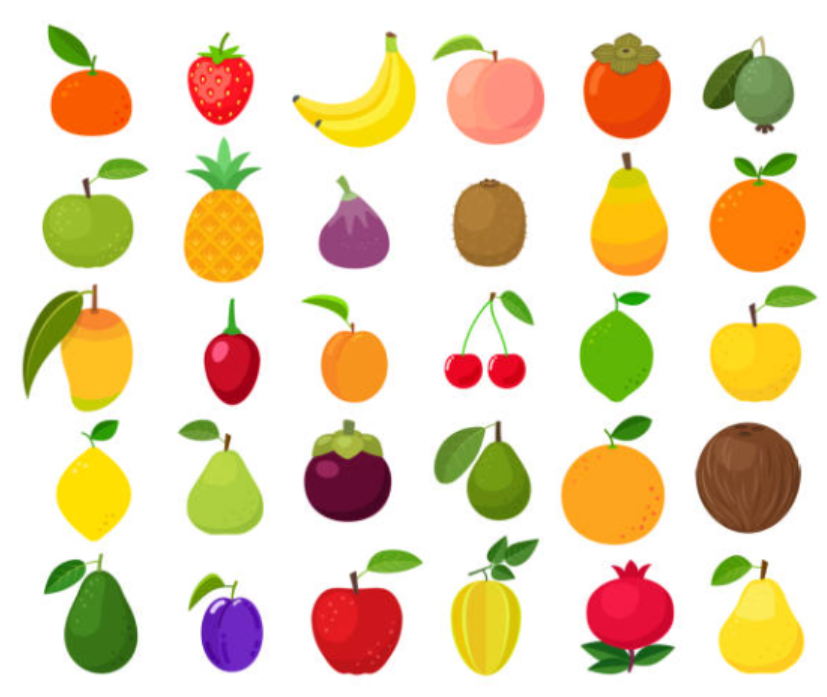
#> input picture trabajos/tareas/01_segmentacion_frutas/frutas.png, 827 x 697 px
$ python segmentacion_hsv.py
#> lines starting #> are read from the running program, lines starting #| are printed output that depends on the picture; after the words box and inside, x2 and y2 are one past the last pixel; in counts of white or black regions, pixels touching at a corner belong together
import cv2
import numpy as np
import os

# Crear carpeta para guardar los resultados
if not os.path.exists("resultados"):
    os.makedirs("resultados")

# Leer la imagen original
imagen = cv2.imread("frutas.png")
#> imagen is the input picture: shape (697, 827, 3); mean B, G, R 185.7, 216, 232

if imagen is None:
    print("No se pudo cargar la imagen frutas.png")
    exit()

# Convertir imagen de BGR a HSV
hsv = cv2.cvtColor(imagen, cv2.COLOR_BGR2HSV)
#> hsv: shape (697, 827, 3); mean H, S, V 26.8, 67.2, 237.7

# Rangos para detectar colores
# Rojo se divide en dos rangos porque en HSV está al inicio y al final
rojo_bajo1 = np.array([0, 80, 80])
rojo_alto1 = np.array([10, 255, 255])

rojo_bajo2 = np.array([170, 80, 80])
rojo_alto2 = np.array([180, 255, 255])

verde_bajo = np.array([35, 60, 60])
verde_alto = np.array([85, 255, 255])

amarillo_bajo = np.array([20, 80, 80])
amarillo_alto = np.array([35, 255, 255])

# Crear máscaras
mascara_rojo1 = cv2.inRange(hsv, rojo_bajo1, rojo_alto1)
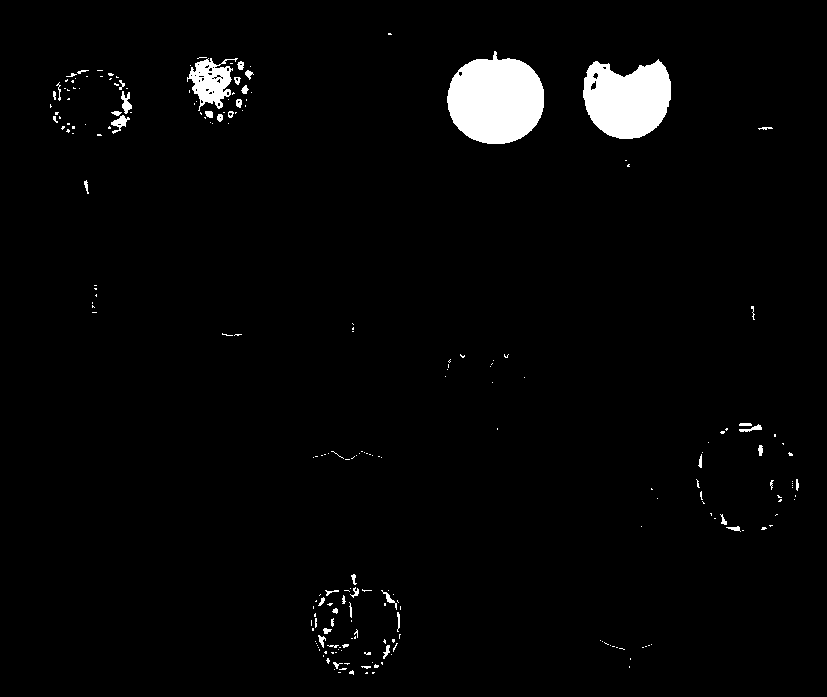
#> mascara_rojo1: shape (697, 827); 2.8% white; 228 white regions (183 under 20 px), largest, box (x1, y1, x2, y2) and area: (447, 51, 544, 144) 6766, (583, 59, 671, 139) 5281, (187, 58, 238, 111) 1361
mascara_rojo2 = cv2.inRange(hsv, rojo_bajo2, rojo_alto2)
#> mascara_rojo2: shape (697, 827); 3.2% white; 29 white regions (18 under 20 px), largest, box (x1, y1, x2, y2) and area: (311, 588, 403, 675) 5780, (586, 560, 674, 652) 5513, (204, 334, 261, 405) 3157
mascara_rojo = cv2.bitwise_or(mascara_rojo1, mascara_rojo2)
#> mascara_rojo: shape (697, 827); 6% white; 101 white regions (73 under 20 px), largest, box (x1, y1, x2, y2) and area: (447, 51, 544, 144) 6766, (311, 574, 403, 675) 6625, (586, 560, 674, 652) 5539

mascara_verde = cv2.inRange(hsv, verde_bajo, verde_alto)
#> mascara_verde: shape (697, 827); 9.1% white; 52 white regions (16 under 20 px), largest, box (x1, y1, x2, y2) and area: (44, 554, 138, 674) 6625, (42, 194, 134, 268) 5602, (579, 292, 654, 402) 5389
mascara_amarillo = cv2.inRange(hsv, amarillo_bajo, amarillo_alto)
#> mascara_amarillo: shape (697, 827); 7.8% white; 130 white regions (110 under 20 px), largest, box (x1, y1, x2, y2) and area: (718, 577, 804, 674) 6035, (710, 323, 801, 402) 6032, (294, 50, 416, 148) 5938

# Limpieza de ruido con operación morfológica
kernel = np.ones((5, 5), np.uint8)

rojo_limpio = cv2.morphologyEx(mascara_rojo, cv2.MORPH_OPEN, kernel)
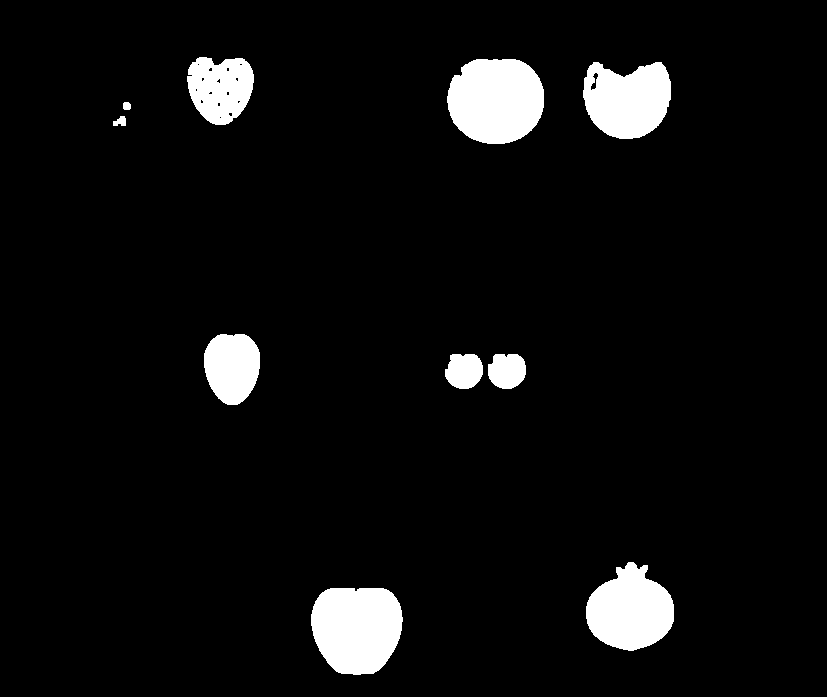
#> rojo_limpio: shape (697, 827); 5.7% white; 10 white regions, largest, box (x1, y1, x2, y2) and area: (447, 59, 544, 144) 6719, (311, 588, 403, 675) 6583, (586, 562, 674, 651) 5501
verde_limpio = cv2.morphologyEx(mascara_verde, cv2.MORPH_OPEN, kernel)
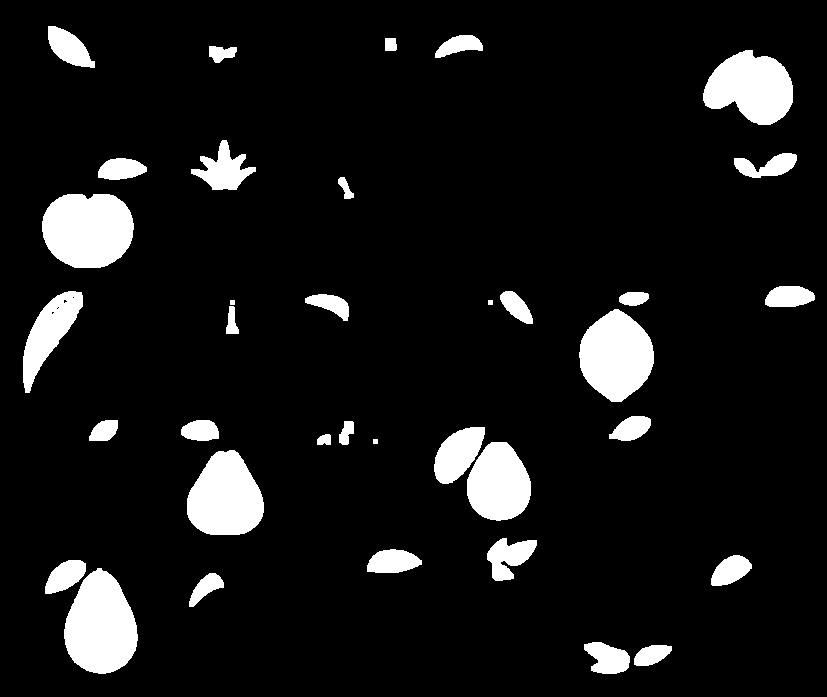
#> verde_limpio: shape (697, 827); 8.8% white; 36 white regions, largest, box (x1, y1, x2, y2) and area: (64, 568, 138, 674) 5645, (42, 194, 134, 268) 5602, (579, 309, 654, 402) 4995
amarillo_limpio = cv2.morphologyEx(mascara_amarillo, cv2.MORPH_OPEN, kernel)
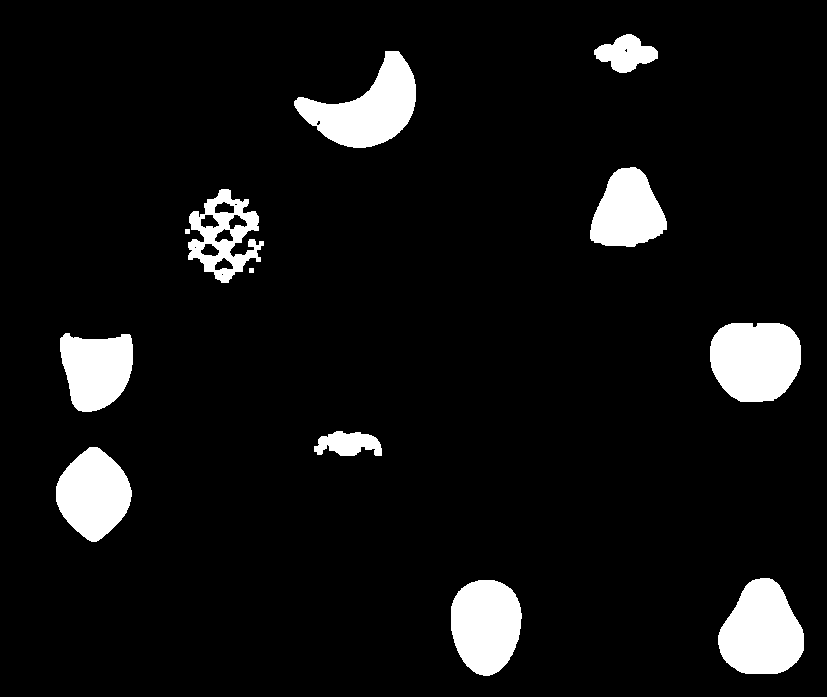
#> amarillo_limpio: shape (697, 827); 7.5% white; 12 white regions, largest, box (x1, y1, x2, y2) and area: (718, 578, 804, 674) 6032, (710, 323, 801, 402) 6029, (294, 51, 416, 148) 5929

# Función para contar regiones conectadas
def contar_regiones(mascara, nombre):
#> called with nombre = 'Rojo'
    total, etiquetas, estadisticas, centroides = cv2.connectedComponentsWithStats(mascara)
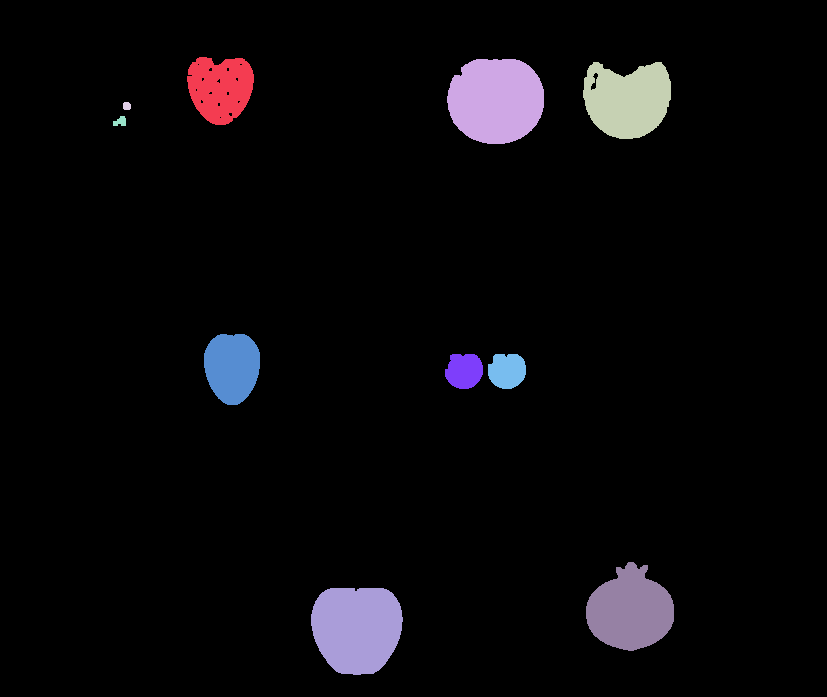
#> etiquetas: shape (697, 827) int32; 11 distinct labels, from 0 to 10; one colour per label, 0 black
#> total = 11; estadisticas = [[0, 0, 827, 697, 543444], [187, 57, 67, 68, 3437], [447, 59, 97, 85, 6719], [583, 62, 88, 77, 5234], [123, 102, 8, 8, 58], [113, 116, 13, 10, 94], [204, 334, 56, 71, 3176], [445, 354, 38, 35, 1079], [488, 354, 38, 35, 1094], [586, 562, 88, 89, 5501], [311, 588, 92, 87, 6583]]; centroides = [[410.5, 348.9], [220, 87.91], [495.6, 99.94], [627.2, 99.36], [126.4, 105.6], [119.9, 121.2], [231.7, 366.6], [463.8, 370.5], [506.6, 370.4], [629.8, 609.8], [356.4, 627.9]]

    contador = 0
    areas = []

    for i in range(1, total):
        area = estadisticas[i, cv2.CC_STAT_AREA]

        if area > 300:
            contador += 1
            areas.append(area)
#> this loop made 10 passes
#> area on passes 1 to 10: 3437, 6719, 5234, 58, 94, 3176, 1079, 1094, 5501, 6583
#> after the loop, areas = [3437, 6719, 5234, 3176, 1079, 1094, 5501, 6583]; contador = 8

    print("Color:", nombre)
    print("Frutas detectadas:", contador)
#| Frutas detectadas: 8
    print("Areas aproximadas:", areas)
#| Areas aproximadas: [3437, 6719, 5234, 3176, 1079, 1094, 5501, 6583]
    print("-----------------------------")

# Conteo por color
contar_regiones(rojo_limpio, "Rojo")
contar_regiones(verde_limpio, "Verde")
#> call 2 of contar_regiones, with nombre = 'Verde'
#> in contar_regiones (call 2), `total, etiquetas, estadisticas, centroides = cv2.connectedComponentsWi..`:
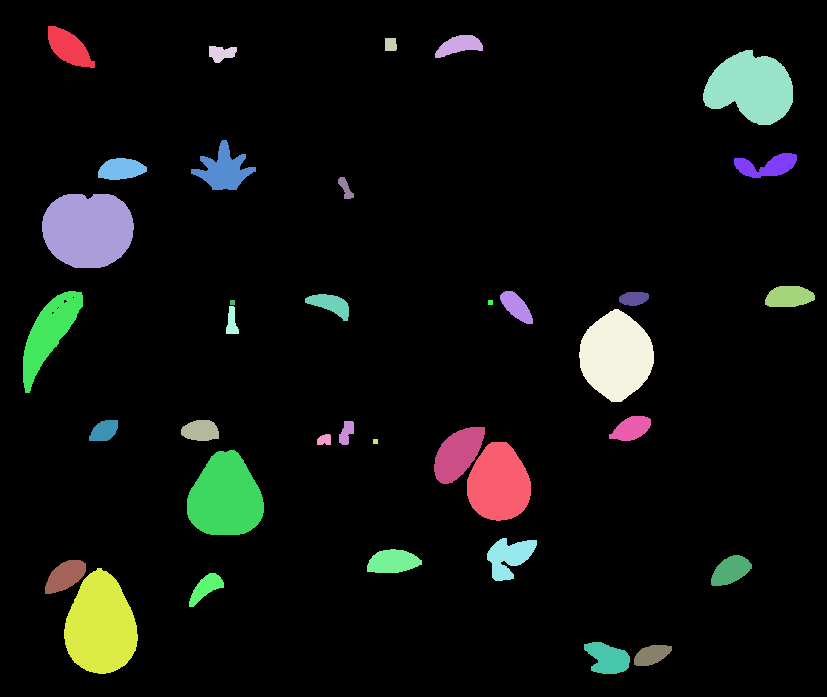
#> etiquetas: shape (697, 827) int32; 37 distinct labels, from 0 to 36; one colour per label, 0 black
#> in contar_regiones (call 2), `total, etiquetas, estadisticas, centroides = cv2.connectedComponentsWi..`: total = 37; estadisticas = 37 rows, first 6: [0, 0, 827, 697, 525433], [48, 26, 47, 42, 1133], [435, 35, 48, 23, 651], [385, 38, 12, 13, 149], [209, 46, 28, 17, 327], [703, 50, 90, 75, 4674]; centroides = 37 pairs, first value 48.72 to 788.6, second value 44.1 to 658
#> the loop in contar_regiones (call 2), `for i in range(1, total):` made 36 passes
#> area on passes 1 to 12: 1133, 651, 149, 327, 4674, 1541, 918, 812, 176, 5602, 851, 2671
#> after the loop in contar_regiones (call 2), `for i in range(1, total):`: areas = 28 values, max 5645 at index 24, min 327 at index 2, mean 1784.9; contador = 28
#| Frutas detectadas: 28
#| Areas aproximadas: [1133, 651, 327, 4674, 1541, 918, 812, 5602, 851, 2671, 607, 336, 630, 4995, 716, 463, 645, 1863, 3849, 4884, 1261, 1000, 843, 906, 5645, 559, 1027, 567]
contar_regiones(amarillo_limpio, "Amarillo")
#> call 3 of contar_regiones, with nombre = 'Amarillo'
#> in contar_regiones (call 3), `total, etiquetas, estadisticas, centroides = cv2.connectedComponentsWi..`:
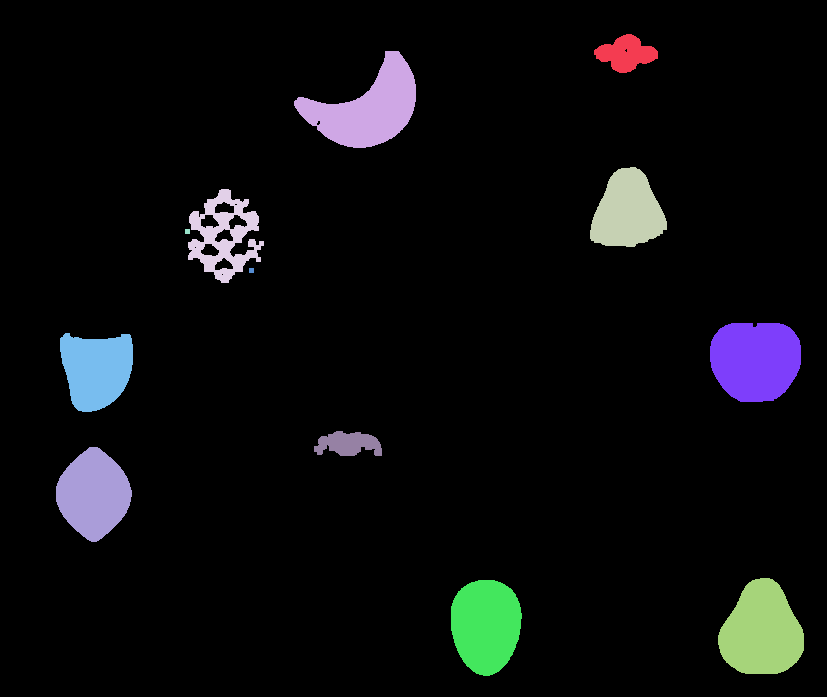
#> etiquetas: shape (697, 827) int32; 13 distinct labels, from 0 to 12; one colour per label, 0 black
#> in contar_regiones (call 3), `total, etiquetas, estadisticas, centroides = cv2.connectedComponentsWi..`: total = 13; estadisticas = 13 rows, first 6: [0, 0, 827, 697, 533333], [594, 34, 64, 39, 1482], [294, 51, 122, 97, 5929], [590, 167, 77, 80, 4316], [188, 189, 76, 94, 3282], [185, 229, 5, 5, 25]; centroides = 13 rows, first 8: [409.6, 345.4], [625.7, 53.26], [367.5, 107.9], [627.2, 211.1], [223.8, 235.8], [187, 231], [251, 270], [755.1, 359.8]
#> the loop in contar_regiones (call 3), `for i in range(1, total):` made 12 passes
#> area on passes 1 to 12: 1482, 5929, 4316, 3282, 25, 25, 6029, 4435, 1186, 4985, 6032, 5360
#> after the loop in contar_regiones (call 3), `for i in range(1, total):`: areas = [1482, 5929, 4316, 3282, 6029, 4435, 1186, 4985, 6032, 5360]; contador = 10
#| Frutas detectadas: 10
#| Areas aproximadas: [1482, 5929, 4316, 3282, 6029, 4435, 1186, 4985, 6032, 5360]

# Guardar resultados
cv2.imwrite("resultados/imagen_original.png", imagen)
cv2.imwrite("resultados/imagen_hsv.png", hsv)
cv2.imwrite("resultados/mascara_rojo.png", mascara_rojo)
cv2.imwrite("resultados/mascara_rojo_limpia.png", rojo_limpio)
cv2.imwrite("resultados/mascara_verde.png", mascara_verde)
cv2.imwrite("resultados/mascara_verde_limpia.png", verde_limpio)
cv2.imwrite("resultados/mascara_amarillo.png", mascara_amarillo)
cv2.imwrite("resultados/mascara_amarillo_limpia.png", amarillo_limpio)

# Mostrar ventanas
cv2.imshow("Imagen original", imagen)
cv2.imshow("Mascara rojo limpia", rojo_limpio)
cv2.imshow("Mascara verde limpia", verde_limpio)
cv2.imshow("Mascara amarillo limpia", amarillo_limpio)

cv2.waitKey(0)
cv2.destroyAllWindows()
